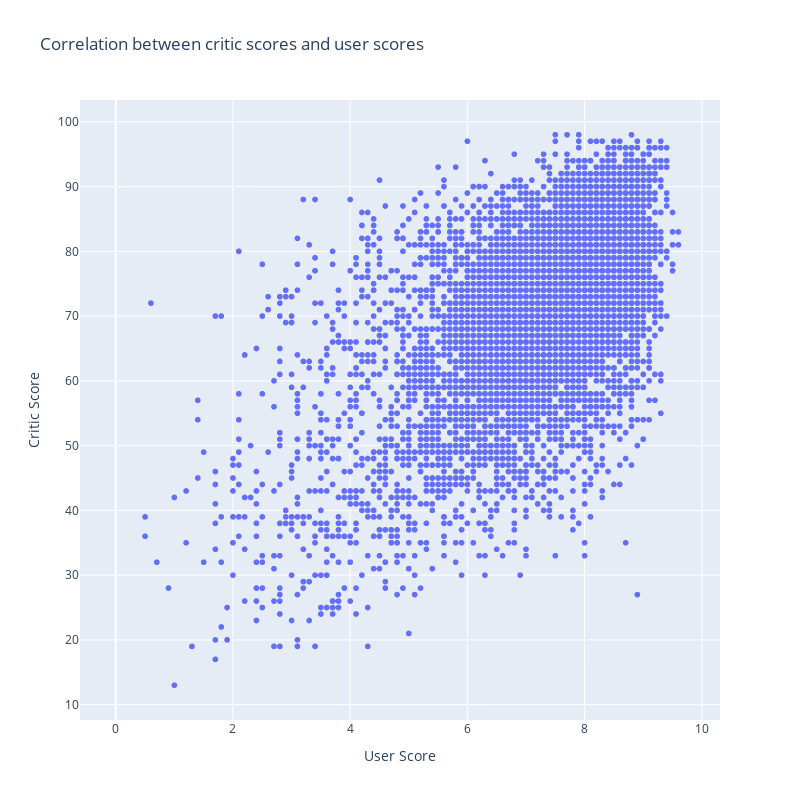

The notebook cell this image was saved under:
### Markdown cell above
Is there a correlation between critic scores and user scores for video games? Create a
scatter plot to investigate this relationship.

### Code cell
fig = px.scatter(vgsales_data, x='User_Score', y='Critic_Score', 
                 title='Correlation between critic scores and user scores', 
                 labels={'User_Score': 'User Score', 'Critic_Score': 'Critic Score'}, width=800, height=800)
fig.show()

### Figure 1 — Plotly figure (JSON) as saved in the notebook; plotly's stock layout.template omitted (floating-point values rounded to 4 significant figures; data arrays with more than 128 entries replaced by an {"elided": "..."} marker saying what was removed)
{"data": [{"hovertemplate": "User Score=%{x}<br>Critic Score=%{y}<extra></extra>", "legendgroup": "", "marker": {"color": "#636efa", "symbol": "circle"}, "mode": "markers", "name": "", "showlegend": false, "type": "scattergl", "x": {"elided": "16719 float values"}, "xaxis": "x", "y": {"elided": "16719 int values"}, "yaxis": "y"}], "layout": {"height": 800, "legend": {"tracegroupgap": 0}, "title": {"text": "Correlation between critic scores and user scores"}, "width": 800, "xaxis": {"anchor": "y", "domain": [0, 1], "title": {"text": "User Score"}}, "yaxis": {"anchor": "x", "domain": [0, 1], "title": {"text": "Critic Score"}}}}
